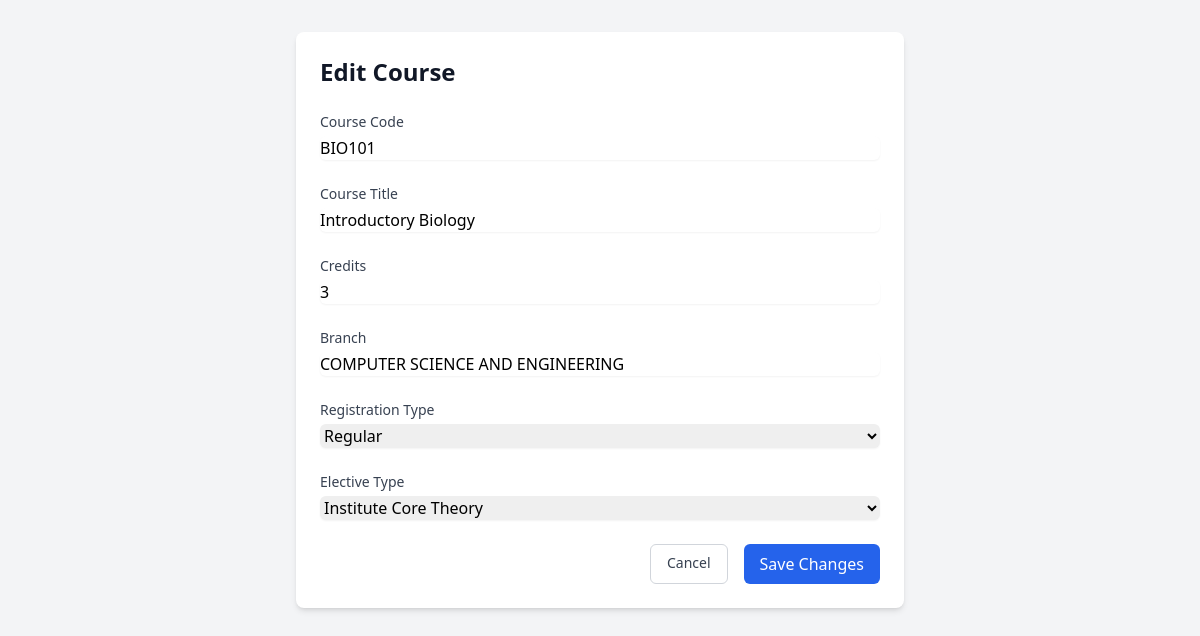
The page /courses/edit/37 (signed in) on the database its author committed.
### tables this page shows
CREATE TABLE courses (
    id INTEGER PRIMARY KEY AUTOINCREMENT,
    course TEXT NOT NULL,
    course_title TEXT NOT NULL,
    credits INTEGER NOT NULL,
    reg_type TEXT NOT NULL,
    elective_type TEXT NOT NULL,
    branch TEXT NOT NULL,
    version INTEGER DEFAULT 1,
    parent_course_id INTEGER,
    is_current BOOLEAN DEFAULT 1
);

### app.py (the view, shortened to what this page needs)
@app.route('/courses/edit/<int:id>', methods=['GET', 'POST'])
@login_required
def edit_course(id):
    db = get_db()
    course = db.execute('SELECT * FROM courses WHERE id = ?',
                       [id]).fetchone()
    if course is None:
        flash('Course not found!')
        return redirect(url_for('view_courses'))
    return render_template('edit_course.html', course=course)

### app.py (called while the page is built)
def get_db():
    db = getattr(g, '_database', None)
    if db is None:
        db = g._database = sqlite3.connect(DATABASE)
        db.row_factory = sqlite3.Row
    return db

@app.teardown_appcontext
def close_connection(exception):
    db = getattr(g, '_database', None)
    if db is not None:
        db.close()

def login_required(f):
    @wraps(f)
    def decorated_function(*args, **kwargs):
        if 'admin' not in session:
            return redirect(url_for('login'))
        return f(*args, **kwargs)
    return decorated_function

### templates/edit_course.html (shortened to what this page needs)
<!DOCTYPE html>
<html lang="en">
<head>
    <script src="https://cdn.tailwindcss.com"></script>
</head>
<body class="bg-gray-100 min-h-screen">
    <div class="max-w-2xl mx-auto px-4 sm:px-6 lg:px-8 py-8">
        <div class="bg-white rounded-lg shadow-md p-6">
            <h1 class="text-2xl font-bold text-gray-900 mb-6">Edit Course</h1>
            <form method="POST" class="space-y-6">
                <div>
                    <label for="course" class="block text-sm font-medium text-gray-700">Course Code</label>
                    <input type="text" name="course" id="course" required
                           value="{{ course.course }}"
                           class="mt-1 block w-full rounded-md border-gray-300 shadow-sm focus:border-blue-500 focus:ring-blue-500">
                </div>
                <div>
                    <label for="course_title" class="block text-sm font-medium text-gray-700">Course Title</label>
                    <input type="text" name="course_title" id="course_title" required
                           value="{{ course.course_title }}"
                           class="mt-1 block w-full rounded-md border-gray-300 shadow-sm focus:border-blue-500 focus:ring-blue-500">
                </div>
                <div>
                    <label for="credits" class="block text-sm font-medium text-gray-700">Credits</label>
                    <input type="number" name="credits" id="credits" required
                           value="{{ course.credits }}"
                           class="mt-1 block w-full rounded-md border-gray-300 shadow-sm focus:border-blue-500 focus:ring-blue-500">
                </div>
                <div>
                    <label for="branch" class="block text-sm font-medium text-gray-700">Branch</label>
                    <input type="text" name="branch" id="branch" required
                           value="{{ course.branch }}"
                           class="mt-1 block w-full rounded-md border-gray-300 shadow-sm focus:border-blue-500 focus:ring-blue-500">
                </div>
                <div>
                    <label for="reg_type" class="block text-sm font-medium text-gray-700">Registration Type</label>
                    <select name="reg_type" id="reg_type" required
                            class="mt-1 block w-full rounded-md border-gray-300 shadow-sm focus:border-blue-500 focus:ring-blue-500">
                        <option value="Core" {% if course.reg_type == 'Regular' %}selected{% endif %}>Regular</option>
                    </select>
                </div>
                <div>
                    <label for="elective_type" class="block text-sm font-medium text-gray-700">Elective Type</label>
                    <select name="elective_type" id="elective_type" required
                            class="mt-1 block w-full rounded-md border-gray-300 shadow-sm focus:border-blue-500 focus:ring-blue-500">
                        <option value="Institute Core Theory" {% if course.elective_type == 'Institute Core Theory' %}selected{% endif %}>Institute Core Theory</option>
                    </select>
                                    </div>
                <div class="flex justify-end space-x-4">
                    <a href="{{ url_for('view_courses') }}"
                       class="px-4 py-2 border border-gray-300 rounded-md text-sm font-medium text-gray-700 hover:bg-gray-50">
                        Cancel
                    </a>
                    <button type="submit"
                            class="px-4 py-2 bg-blue-600 text-white rounded-md hover:bg-blue-700 focus:outline-none focus:ring-2 focus:ring-blue-500 focus:ring-offset-2">
                        Save Changes
                    </button>
                </div>
            </form>
        </div>
    </div>
</body>
</html>

### rows shown on the page
courses: course "BIO101", course_title "Introductory Biology", credits "3", branch "COMPUTER SCIENCE AND ENGINEERING", reg_type "Regular", elective_type "Institute Core Theory"
